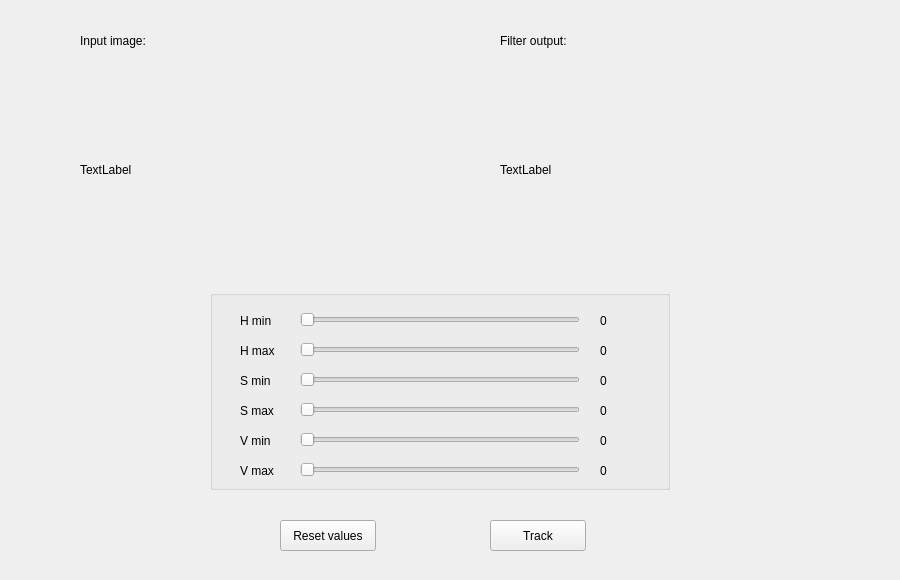
<?xml version="1.0" encoding="UTF-8"?>
<ui version="4.0">
 <class>Form</class>
 <widget class="QWidget" name="Form">
  <property name="geometry">
   <rect>
    <x>0</x>
    <y>0</y>
    <width>900</width>
    <height>580</height>
   </rect>
  </property>
  <property name="minimumSize">
   <size>
    <width>900</width>
    <height>580</height>
   </size>
  </property>
  <property name="maximumSize">
   <size>
    <width>900</width>
    <height>580</height>
   </size>
  </property>
  <property name="windowTitle">
   <string>Color Filter</string>
  </property>
  <widget class="QLabel" name="inputImage">
   <property name="geometry">
    <rect>
     <x>80</x>
     <y>50</y>
     <width>320</width>
     <height>240</height>
    </rect>
   </property>
   <property name="minimumSize">
    <size>
     <width>320</width>
     <height>240</height>
    </size>
   </property>
   <property name="maximumSize">
    <size>
     <width>320</width>
     <height>240</height>
    </size>
   </property>
   <property name="text">
    <string>TextLabel</string>
   </property>
  </widget>
  <widget class="QLabel" name="outputFilterImage">
   <property name="geometry">
    <rect>
     <x>500</x>
     <y>50</y>
     <width>320</width>
     <height>240</height>
    </rect>
   </property>
   <property name="minimumSize">
    <size>
     <width>320</width>
     <height>240</height>
    </size>
   </property>
   <property name="maximumSize">
    <size>
     <width>320</width>
     <height>240</height>
    </size>
   </property>
   <property name="text">
    <string>TextLabel</string>
   </property>
  </widget>
  <widget class="QGroupBox" name="slidersBox">
   <property name="geometry">
    <rect>
     <x>210</x>
     <y>290</y>
     <width>460</width>
     <height>200</height>
    </rect>
   </property>
   <property name="minimumSize">
    <size>
     <width>460</width>
     <height>200</height>
    </size>
   </property>
   <property name="maximumSize">
    <size>
     <width>460</width>
     <height>200</height>
    </size>
   </property>
   <property name="title">
    <string/>
   </property>
   <widget class="QSlider" name="hminSlider">
    <property name="geometry">
     <rect>
      <x>90</x>
      <y>20</y>
      <width>280</width>
      <height>20</height>
     </rect>
    </property>
    <property name="minimumSize">
     <size>
      <width>280</width>
      <height>20</height>
     </size>
    </property>
    <property name="maximumSize">
     <size>
      <width>280</width>
      <height>20</height>
     </size>
    </property>
    <property name="maximum">
     <number>180</number>
    </property>
    <property name="orientation">
     <enum>Qt::Horizontal</enum>
    </property>
   </widget>
   <widget class="QLabel" name="hminLabel">
    <property name="geometry">
     <rect>
      <x>30</x>
      <y>20</y>
      <width>65</width>
      <height>21</height>
     </rect>
    </property>
    <property name="minimumSize">
     <size>
      <width>65</width>
      <height>21</height>
     </size>
    </property>
    <property name="maximumSize">
     <size>
      <width>65</width>
      <height>21</height>
     </size>
    </property>
    <property name="text">
     <string>H min</string>
    </property>
   </widget>
   <widget class="QLabel" name="hminValue">
    <property name="geometry">
     <rect>
      <x>390</x>
      <y>20</y>
      <width>65</width>
      <height>21</height>
     </rect>
    </property>
    <property name="minimumSize">
     <size>
      <width>65</width>
      <height>21</height>
     </size>
    </property>
    <property name="maximumSize">
     <size>
      <width>65</width>
      <height>21</height>
     </size>
    </property>
    <property name="text">
     <string>0</string>
    </property>
   </widget>
   <widget class="QLabel" name="hmaxLabel">
    <property name="geometry">
     <rect>
      <x>30</x>
      <y>50</y>
      <width>65</width>
      <height>21</height>
     </rect>
    </property>
    <property name="minimumSize">
     <size>
      <width>65</width>
      <height>21</height>
     </size>
    </property>
    <property name="maximumSize">
     <size>
      <width>65</width>
      <height>21</height>
     </size>
    </property>
    <property name="text">
     <string>H max</string>
    </property>
   </widget>
   <widget class="QLabel" name="hmaxValue">
    <property name="geometry">
     <rect>
      <x>390</x>
      <y>50</y>
      <width>65</width>
      <height>21</height>
     </rect>
    </property>
    <property name="minimumSize">
     <size>
      <width>65</width>
      <height>21</height>
     </size>
    </property>
    <property name="maximumSize">
     <size>
      <width>65</width>
      <height>21</height>
     </size>
    </property>
    <property name="text">
     <string>0</string>
    </property>
   </widget>
   <widget class="QSlider" name="hmaxSlider">
    <property name="geometry">
     <rect>
      <x>90</x>
      <y>50</y>
      <width>280</width>
      <height>20</height>
     </rect>
    </property>
    <property name="minimumSize">
     <size>
      <width>280</width>
      <height>20</height>
     </size>
    </property>
    <property name="maximumSize">
     <size>
      <width>280</width>
      <height>20</height>
     </size>
    </property>
    <property name="maximum">
     <number>180</number>
    </property>
    <property name="orientation">
     <enum>Qt::Horizontal</enum>
    </property>
   </widget>
   <widget class="QLabel" name="sminLabel">
    <property name="geometry">
     <rect>
      <x>30</x>
      <y>80</y>
      <width>65</width>
      <height>21</height>
     </rect>
    </property>
    <property name="minimumSize">
     <size>
      <width>65</width>
      <height>21</height>
     </size>
    </property>
    <property name="maximumSize">
     <size>
      <width>65</width>
      <height>21</height>
     </size>
    </property>
    <property name="text">
     <string>S min</string>
    </property>
   </widget>
   <widget class="QLabel" name="sminValue">
    <property name="geometry">
     <rect>
      <x>390</x>
      <y>80</y>
      <width>65</width>
      <height>21</height>
     </rect>
    </property>
    <property name="minimumSize">
     <size>
      <width>65</width>
      <height>21</height>
     </size>
    </property>
    <property name="maximumSize">
     <size>
      <width>65</width>
      <height>21</height>
     </size>
    </property>
    <property name="text">
     <string>0</string>
    </property>
   </widget>
   <widget class="QSlider" name="sminSlider">
    <property name="geometry">
     <rect>
      <x>90</x>
      <y>80</y>
      <width>280</width>
      <height>20</height>
     </rect>
    </property>
    <property name="minimumSize">
     <size>
      <width>280</width>
      <height>20</height>
     </size>
    </property>
    <property name="maximumSize">
     <size>
      <width>280</width>
      <height>20</height>
     </size>
    </property>
    <property name="maximum">
     <number>255</number>
    </property>
    <property name="orientation">
     <enum>Qt::Horizontal</enum>
    </property>
   </widget>
   <widget class="QLabel" name="smaxLabel">
    <property name="geometry">
     <rect>
      <x>30</x>
      <y>110</y>
      <width>65</width>
      <height>21</height>
     </rect>
    </property>
    <property name="minimumSize">
     <size>
      <width>65</width>
      <height>21</height>
     </size>
    </property>
    <property name="maximumSize">
     <size>
      <width>65</width>
      <height>21</height>
     </size>
    </property>
    <property name="text">
     <string>S max</string>
    </property>
   </widget>
   <widget class="QLabel" name="smaxValue">
    <property name="geometry">
     <rect>
      <x>390</x>
      <y>110</y>
      <width>65</width>
      <height>21</height>
     </rect>
    </property>
    <property name="minimumSize">
     <size>
      <width>65</width>
      <height>21</height>
     </size>
    </property>
    <property name="maximumSize">
     <size>
      <width>65</width>
      <height>21</height>
     </size>
    </property>
    <property name="text">
     <string>0</string>
    </property>
   </widget>
   <widget class="QSlider" name="smaxSlider">
    <property name="geometry">
     <rect>
      <x>90</x>
      <y>110</y>
      <width>280</width>
      <height>20</height>
     </rect>
    </property>
    <property name="minimumSize">
     <size>
      <width>280</width>
      <height>20</height>
     </size>
    </property>
    <property name="maximumSize">
     <size>
      <width>280</width>
      <height>20</height>
     </size>
    </property>
    <property name="maximum">
     <number>255</number>
    </property>
    <property name="orientation">
     <enum>Qt::Horizontal</enum>
    </property>
   </widget>
   <widget class="QLabel" name="vminLabel">
    <property name="geometry">
     <rect>
      <x>30</x>
      <y>140</y>
      <width>65</width>
      <height>21</height>
     </rect>
    </property>
    <property name="minimumSize">
     <size>
      <width>65</width>
      <height>21</height>
     </size>
    </property>
    <property name="maximumSize">
     <size>
      <width>65</width>
      <height>21</height>
     </size>
    </property>
    <property name="text">
     <string>V min</string>
    </property>
   </widget>
   <widget class="QLabel" name="vminValue">
    <property name="geometry">
     <rect>
      <x>390</x>
      <y>140</y>
      <width>65</width>
      <height>21</height>
     </rect>
    </property>
    <property name="minimumSize">
     <size>
      <width>65</width>
      <height>21</height>
     </size>
    </property>
    <property name="maximumSize">
     <size>
      <width>65</width>
      <height>21</height>
     </size>
    </property>
    <property name="text">
     <string>0</string>
    </property>
   </widget>
   <widget class="QSlider" name="vminSlider">
    <property name="geometry">
     <rect>
      <x>90</x>
      <y>140</y>
      <width>280</width>
      <height>20</height>
     </rect>
    </property>
    <property name="minimumSize">
     <size>
      <width>280</width>
      <height>20</height>
     </size>
    </property>
    <property name="maximumSize">
     <size>
      <width>280</width>
      <height>20</height>
     </size>
    </property>
    <property name="maximum">
     <number>255</number>
    </property>
    <property name="orientation">
     <enum>Qt::Horizontal</enum>
    </property>
   </widget>
   <widget class="QLabel" name="vmaxLabel">
    <property name="geometry">
     <rect>
      <x>30</x>
      <y>170</y>
      <width>65</width>
      <height>21</height>
     </rect>
    </property>
    <property name="minimumSize">
     <size>
      <width>65</width>
      <height>21</height>
     </size>
    </property>
    <property name="maximumSize">
     <size>
      <width>65</width>
      <height>21</height>
     </size>
    </property>
    <property name="text">
     <string>V max</string>
    </property>
   </widget>
   <widget class="QLabel" name="vmaxValue">
    <property name="geometry">
     <rect>
      <x>390</x>
      <y>170</y>
      <width>65</width>
      <height>21</height>
     </rect>
    </property>
    <property name="minimumSize">
     <size>
      <width>65</width>
      <height>21</height>
     </size>
    </property>
    <property name="maximumSize">
     <size>
      <width>65</width>
      <height>21</height>
     </size>
    </property>
    <property name="text">
     <string>0</string>
    </property>
   </widget>
   <widget class="QSlider" name="vmaxSlider">
    <property name="geometry">
     <rect>
      <x>90</x>
      <y>170</y>
      <width>280</width>
      <height>20</height>
     </rect>
    </property>
    <property name="minimumSize">
     <size>
      <width>280</width>
      <height>20</height>
     </size>
    </property>
    <property name="maximumSize">
     <size>
      <width>280</width>
      <height>20</height>
     </size>
    </property>
    <property name="maximum">
     <number>255</number>
    </property>
    <property name="orientation">
     <enum>Qt::Horizontal</enum>
    </property>
   </widget>
  </widget>
  <widget class="QLabel" name="inputImageLabel">
   <property name="geometry">
    <rect>
     <x>80</x>
     <y>30</y>
     <width>81</width>
     <height>21</height>
    </rect>
   </property>
   <property name="text">
    <string>Input image:</string>
   </property>
  </widget>
  <widget class="QLabel" name="filterOutputLabel">
   <property name="geometry">
    <rect>
     <x>500</x>
     <y>30</y>
     <width>91</width>
     <height>21</height>
    </rect>
   </property>
   <property name="text">
    <string>Filter output:</string>
   </property>
  </widget>
  <widget class="QPushButton" name="resetButton">
   <property name="geometry">
    <rect>
     <x>280</x>
     <y>520</y>
     <width>96</width>
     <height>31</height>
    </rect>
   </property>
   <property name="text">
    <string>Reset values</string>
   </property>
  </widget>
  <widget class="QPushButton" name="trackButton">
   <property name="geometry">
    <rect>
     <x>490</x>
     <y>520</y>
     <width>96</width>
     <height>31</height>
    </rect>
   </property>
   <property name="text">
    <string>Track</string>
   </property>
  </widget>
 </widget>
 <resources/>
 <connections/>
</ui>
